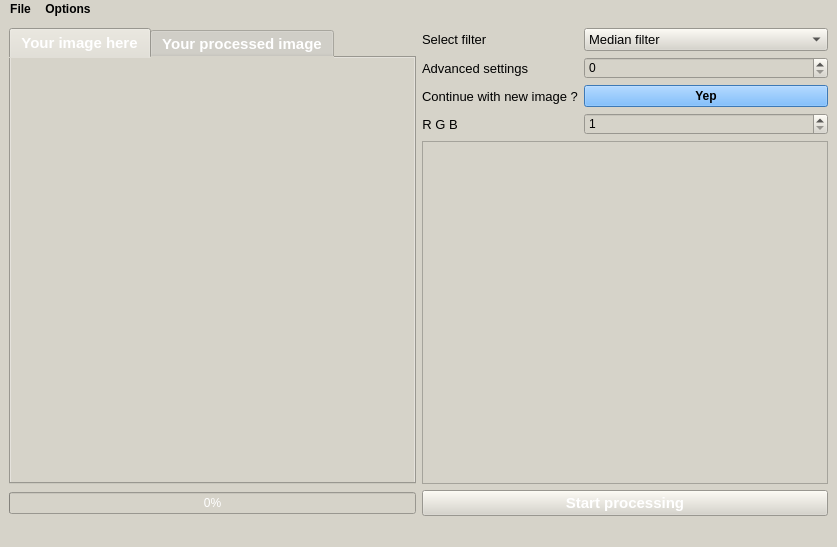
<?xml version="1.0" encoding="UTF-8"?>
<ui version="4.0">
 <class>MainWindow</class>
 <widget class="QMainWindow" name="MainWindow">
  <property name="geometry">
   <rect>
    <x>0</x>
    <y>0</y>
    <width>837</width>
    <height>547</height>
   </rect>
  </property>
  <property name="windowTitle">
   <string>Image Processor</string>
  </property>
  <property name="styleSheet">
   <string notr="true">background-color: rgb(214,211,201);
color: rgb(255, 255, 255);</string>
  </property>
  <widget class="QWidget" name="centralwidget">
   <property name="sizePolicy">
    <sizepolicy hsizetype="Fixed" vsizetype="Fixed">
     <horstretch>0</horstretch>
     <verstretch>6</verstretch>
    </sizepolicy>
   </property>
   <layout class="QGridLayout" name="gridLayout">
    <item row="0" column="2">
     <layout class="QFormLayout" name="formLayout">
      <item row="0" column="0">
       <widget class="QLabel" name="label_selectFilter">
        <property name="font">
         <font>
          <pointsize>10</pointsize>
          <bold>false</bold>
         </font>
        </property>
        <property name="styleSheet">
         <string notr="true">color: rgb(0, 0, 0);</string>
        </property>
        <property name="text">
         <string>Select filter </string>
        </property>
       </widget>
      </item>
      <item row="0" column="1">
       <widget class="QComboBox" name="comboBox_filters">
        <property name="font">
         <font>
          <pointsize>10</pointsize>
          <bold>false</bold>
         </font>
        </property>
        <property name="cursor">
         <cursorShape>PointingHandCursor</cursorShape>
        </property>
        <property name="styleSheet">
         <string notr="true">color: rgb(0, 0, 0);</string>
        </property>
        <property name="currentText">
         <string>Median filter</string>
        </property>
        <item>
         <property name="text">
          <string>Median filter</string>
         </property>
        </item>
        <item>
         <property name="text">
          <string>Negative</string>
         </property>
        </item>
        <item>
         <property name="text">
          <string>Gaussian filter</string>
         </property>
        </item>
        <item>
         <property name="text">
          <string>Blur Filter</string>
         </property>
        </item>
        <item>
         <property name="text">
          <string>High-pass filter #1</string>
         </property>
        </item>
        <item>
         <property name="text">
          <string>High-pass filter #2</string>
         </property>
        </item>
        <item>
         <property name="text">
          <string>Contrast</string>
         </property>
        </item>
        <item>
         <property name="text">
          <string>Brightness</string>
         </property>
        </item>
        <item>
         <property name="text">
          <string>WithKanalsWork</string>
         </property>
        </item>
        <item>
         <property name="text">
          <string>LightColorCorrection</string>
         </property>
        </item>
        <item>
         <property name="text">
          <string>Segmentation kMeans</string>
         </property>
        </item>
        <item>
         <property name="text">
          <string>Binarization gradient</string>
         </property>
        </item>
        <item>
         <property name="text">
          <string>Simple binarization</string>
         </property>
        </item>
        <item>
         <property name="text">
          <string/>
         </property>
        </item>
       </widget>
      </item>
      <item row="1" column="0">
       <widget class="QLabel" name="label_advancedSettings">
        <property name="font">
         <font>
          <pointsize>10</pointsize>
          <bold>false</bold>
         </font>
        </property>
        <property name="styleSheet">
         <string notr="true">color: rgb(0, 0, 0);</string>
        </property>
        <property name="text">
         <string>Advanced settings </string>
        </property>
       </widget>
      </item>
      <item row="1" column="1">
       <widget class="QSpinBox" name="spinBox">
        <property name="styleSheet">
         <string notr="true">color: rgb(0, 0, 0);
</string>
        </property>
        <property name="maximum">
         <number>150</number>
        </property>
       </widget>
      </item>
      <item row="2" column="0">
       <widget class="QLabel" name="labelDoWithNewImage">
        <property name="font">
         <font>
          <pointsize>10</pointsize>
          <bold>false</bold>
         </font>
        </property>
        <property name="styleSheet">
         <string notr="true">color: rgb(0, 0, 0);</string>
        </property>
        <property name="text">
         <string>Continue with new image ?</string>
        </property>
       </widget>
      </item>
      <item row="2" column="1">
       <widget class="QPushButton" name="buttonChangeImages">
        <property name="font">
         <font>
          <bold>true</bold>
         </font>
        </property>
        <property name="cursor">
         <cursorShape>PointingHandCursor</cursorShape>
        </property>
        <property name="styleSheet">
         <string notr="true">color: rgb(0, 0, 0);
background-color: rgb(85, 170, 255);</string>
        </property>
        <property name="text">
         <string>Yep</string>
        </property>
        <property name="autoDefault">
         <bool>true</bool>
        </property>
        <property name="flat">
         <bool>false</bool>
        </property>
       </widget>
      </item>
      <item row="3" column="0">
       <widget class="QLabel" name="label_rgb">
        <property name="sizePolicy">
         <sizepolicy hsizetype="Maximum" vsizetype="Preferred">
          <horstretch>0</horstretch>
          <verstretch>0</verstretch>
         </sizepolicy>
        </property>
        <property name="font">
         <font>
          <pointsize>10</pointsize>
         </font>
        </property>
        <property name="styleSheet">
         <string notr="true">color: rgb(0, 0, 0);</string>
        </property>
        <property name="text">
         <string>R G B</string>
        </property>
        <property name="alignment">
         <set>Qt::AlignCenter</set>
        </property>
       </widget>
      </item>
      <item row="3" column="1">
       <widget class="QSpinBox" name="spinBox_rgb">
        <property name="enabled">
         <bool>true</bool>
        </property>
        <property name="styleSheet">
         <string notr="true">color: rgb(0, 0, 0);</string>
        </property>
        <property name="readOnly">
         <bool>false</bool>
        </property>
        <property name="minimum">
         <number>1</number>
        </property>
        <property name="maximum">
         <number>3</number>
        </property>
       </widget>
      </item>
      <item row="4" column="0" colspan="2">
       <widget class="QTextEdit" name="textAboutFilter">
        <property name="font">
         <font>
          <pointsize>10</pointsize>
         </font>
        </property>
        <property name="autoFillBackground">
         <bool>false</bool>
        </property>
        <property name="styleSheet">
         <string notr="true">color: rgb(0, 0, 0);</string>
        </property>
        <property name="readOnly">
         <bool>true</bool>
        </property>
       </widget>
      </item>
     </layout>
    </item>
    <item row="1" column="2">
     <widget class="QPushButton" name="btnStartProcessing">
      <property name="font">
       <font>
        <pointsize>11</pointsize>
        <bold>true</bold>
       </font>
      </property>
      <property name="cursor">
       <cursorShape>PointingHandCursor</cursorShape>
      </property>
      <property name="styleSheet">
       <string notr="true">background-color: qconicalgradient(cx:0.5, cy:0.5, angle:0, stop:0 rgba(35, 40, 3, 255), stop:0.16 rgba(136, 106, 22, 255), stop:0.225 rgba(166, 140, 41, 255), stop:0.285 rgba(204, 181, 74, 255), stop:0.345 rgba(235, 219, 102, 255), stop:0.415 rgba(245, 236, 112, 255), stop:0.52 rgba(209, 190, 76, 255), stop:0.57 rgba(187, 156, 51, 255), stop:0.635 rgba(168, 142, 42, 255), stop:0.695 rgba(202, 174, 68, 255), stop:0.75 rgba(218, 202, 86, 255), stop:0.815 rgba(208, 187, 73, 255), stop:0.88 rgba(187, 156, 51, 255), stop:0.935 rgba(137, 108, 26, 255), stop:1 rgba(35, 40, 3, 255));
color: rgb(255, 255, 255);</string>
      </property>
      <property name="text">
       <string>Start processing</string>
      </property>
     </widget>
    </item>
    <item row="1" column="0">
     <widget class="QProgressBar" name="progressBar">
      <property name="value">
       <number>0</number>
      </property>
     </widget>
    </item>
    <item row="0" column="0">
     <widget class="QTabWidget" name="tabWidget">
      <property name="font">
       <font>
        <pointsize>11</pointsize>
        <bold>true</bold>
       </font>
      </property>
      <property name="cursor">
       <cursorShape>ArrowCursor</cursorShape>
      </property>
      <property name="styleSheet">
       <string notr="true">selection-background-color: rgb(0, 85, 127);</string>
      </property>
      <property name="currentIndex">
       <number>0</number>
      </property>
      <widget class="QWidget" name="tabCurrentImage">
       <attribute name="title">
        <string>Your image here</string>
       </attribute>
       <layout class="QHBoxLayout" name="horizontalLayout">
        <item>
         <layout class="QVBoxLayout" name="verticalLayout">
          <property name="sizeConstraint">
           <enum>QLayout::SetDefaultConstraint</enum>
          </property>
          <item>
           <widget class="QLabel" name="label_original_picture">
            <property name="sizePolicy">
             <sizepolicy hsizetype="Preferred" vsizetype="Preferred">
              <horstretch>100</horstretch>
              <verstretch>0</verstretch>
             </sizepolicy>
            </property>
            <property name="minimumSize">
             <size>
              <width>0</width>
              <height>0</height>
             </size>
            </property>
            <property name="styleSheet">
             <string notr="true"/>
            </property>
            <property name="text">
             <string/>
            </property>
            <property name="scaledContents">
             <bool>true</bool>
            </property>
           </widget>
          </item>
         </layout>
        </item>
       </layout>
      </widget>
      <widget class="QWidget" name="tabProcessedImage">
       <attribute name="title">
        <string>Your processed image</string>
       </attribute>
       <layout class="QHBoxLayout" name="horizontalLayout_2">
        <item>
         <layout class="QVBoxLayout" name="verticalLayout_2">
          <item>
           <widget class="QLabel" name="label_new_picture">
            <property name="styleSheet">
             <string notr="true"/>
            </property>
            <property name="text">
             <string/>
            </property>
            <property name="scaledContents">
             <bool>true</bool>
            </property>
           </widget>
          </item>
         </layout>
        </item>
       </layout>
      </widget>
     </widget>
    </item>
   </layout>
  </widget>
  <widget class="QMenuBar" name="menubar">
   <property name="geometry">
    <rect>
     <x>0</x>
     <y>0</y>
     <width>837</width>
     <height>25</height>
    </rect>
   </property>
   <property name="font">
    <font>
     <bold>true</bold>
    </font>
   </property>
   <property name="styleSheet">
    <string notr="true">color: rgb(0, 0, 0);</string>
   </property>
   <widget class="QMenu" name="menuFile">
    <property name="styleSheet">
     <string notr="true">color: rgb(0, 0, 0);</string>
    </property>
    <property name="title">
     <string>File</string>
    </property>
    <addaction name="actionOpen"/>
    <addaction name="actionSave"/>
   </widget>
   <widget class="QMenu" name="menuOptions">
    <property name="styleSheet">
     <string notr="true">color: rgb(0, 0, 0);</string>
    </property>
    <property name="title">
     <string>Options</string>
    </property>
    <addaction name="actionDark"/>
    <addaction name="actionLight"/>
    <addaction name="actionAbout_program"/>
   </widget>
   <addaction name="menuFile"/>
   <addaction name="menuOptions"/>
  </widget>
  <widget class="QStatusBar" name="statusbar">
   <property name="font">
    <font>
     <pointsize>10</pointsize>
     <bold>true</bold>
    </font>
   </property>
  </widget>
  <action name="actionOpen">
   <property name="text">
    <string>Open</string>
   </property>
  </action>
  <action name="actionSave">
   <property name="text">
    <string>Save</string>
   </property>
  </action>
  <action name="actionDark">
   <property name="text">
    <string>Dark</string>
   </property>
  </action>
  <action name="actionLight">
   <property name="text">
    <string>Light</string>
   </property>
  </action>
  <action name="actionAbout_program">
   <property name="text">
    <string>About program</string>
   </property>
  </action>
 </widget>
 <resources/>
 <connections>
  <connection>
   <sender>comboBox_filters</sender>
   <signal>currentTextChanged(QString)</signal>
   <receiver>label_new_picture</receiver>
   <slot>clear()</slot>
   <hints>
    <hint type="sourcelabel">
     <x>791</x>
     <y>66</y>
    </hint>
    <hint type="destinationlabel">
     <x>385</x>
     <y>454</y>
    </hint>
   </hints>
  </connection>
  <connection>
   <sender>comboBox_filters</sender>
   <signal>currentIndexChanged(int)</signal>
   <receiver>spinBox</receiver>
   <slot>clear()</slot>
   <hints>
    <hint type="sourcelabel">
     <x>791</x>
     <y>66</y>
    </hint>
    <hint type="destinationlabel">
     <x>791</x>
     <y>97</y>
    </hint>
   </hints>
  </connection>
  <connection>
   <sender>btnStartProcessing</sender>
   <signal>clicked()</signal>
   <receiver>statusbar</receiver>
   <slot>clearMessage()</slot>
   <hints>
    <hint type="sourcelabel">
     <x>465</x>
     <y>496</y>
    </hint>
    <hint type="destinationlabel">
     <x>538</x>
     <y>546</y>
    </hint>
   </hints>
  </connection>
  <connection>
   <sender>buttonChangeImages</sender>
   <signal>clicked()</signal>
   <receiver>label_new_picture</receiver>
   <slot>clear()</slot>
   <hints>
    <hint type="sourcelabel">
     <x>697</x>
     <y>118</y>
    </hint>
    <hint type="destinationlabel">
     <x>312</x>
     <y>227</y>
    </hint>
   </hints>
  </connection>
  <connection>
   <sender>comboBox_filters</sender>
   <signal>currentIndexChanged(int)</signal>
   <receiver>textAboutFilter</receiver>
   <slot>clear()</slot>
   <hints>
    <hint type="sourcelabel">
     <x>658</x>
     <y>49</y>
    </hint>
    <hint type="destinationlabel">
     <x>534</x>
     <y>228</y>
    </hint>
   </hints>
  </connection>
 </connections>
</ui>
